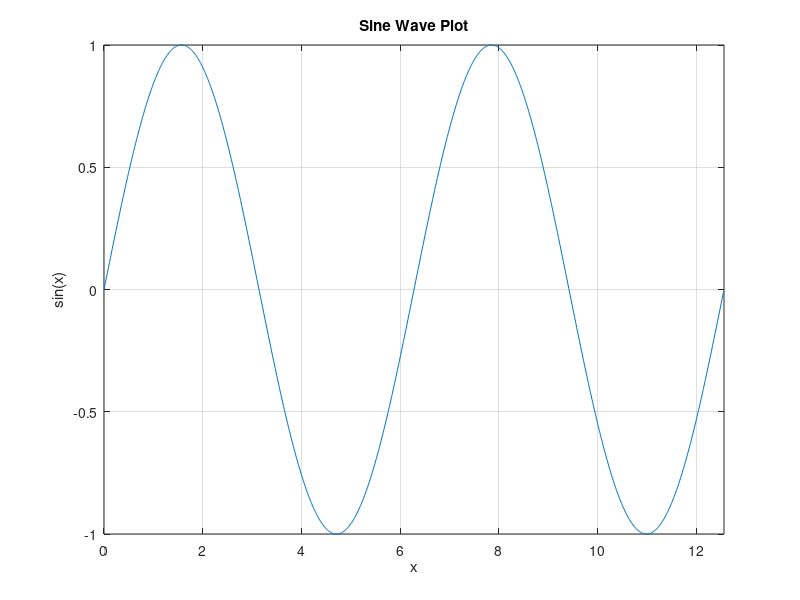

Recreate this plot in MATLAB.
% MATLAB script to plot a sine wave
% Generate x values from 0 to 4π with small increments
x = 0:0.01:4*pi;

% Calculate y values as sine of x
y = sin(x);

% Create the plot
figure;
plot(x, y);

% Add labels and title
xlabel('x');
ylabel('sin(x)');
title('Sine Wave Plot');

% Add grid for better visualization
grid on;

% Set axis limits for better view
xlim([0 4*pi]);

% Display the plot
disp('Sine wave plot created successfully!');
